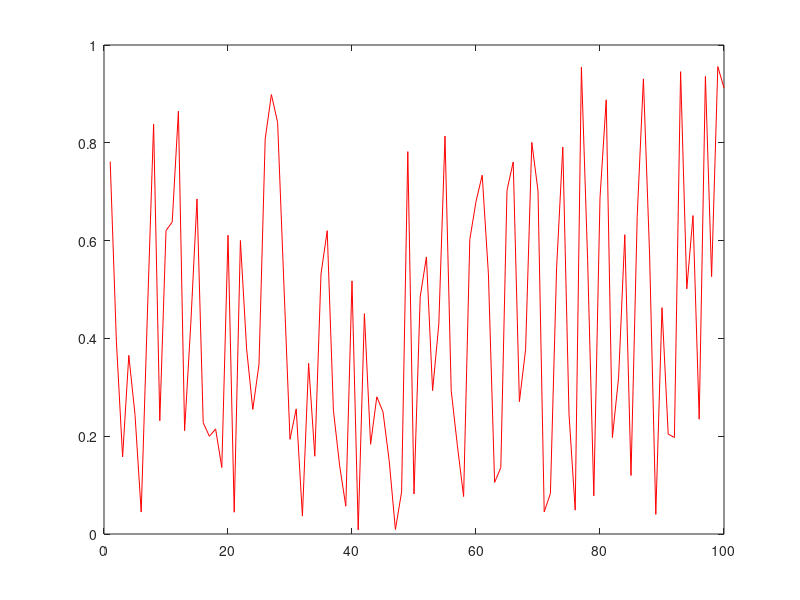

MATLAB code to generate this figure:
% a simple matlab script that will do some
% interesting things, once I have decided
%
% ds 2020-02-28

x = rand(100,1);

figure
plot(x ,'r-')